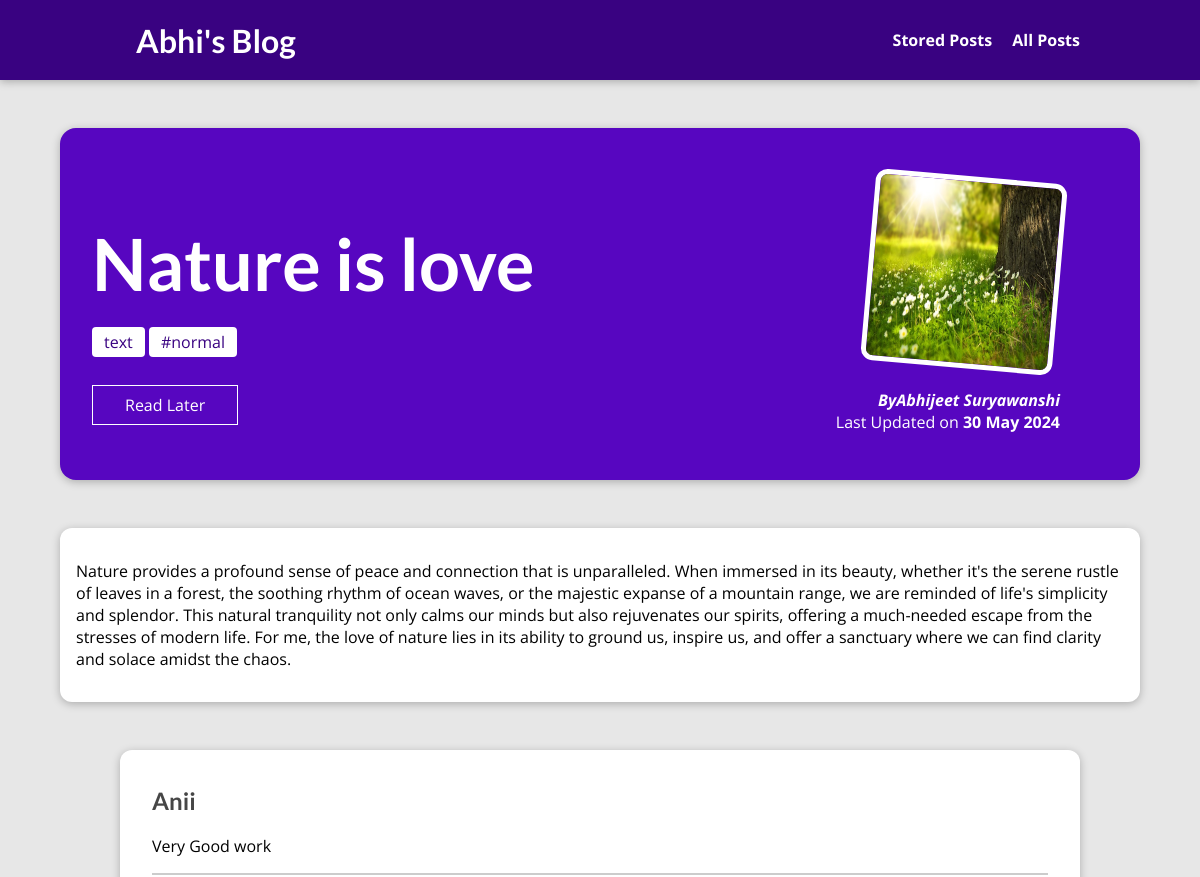
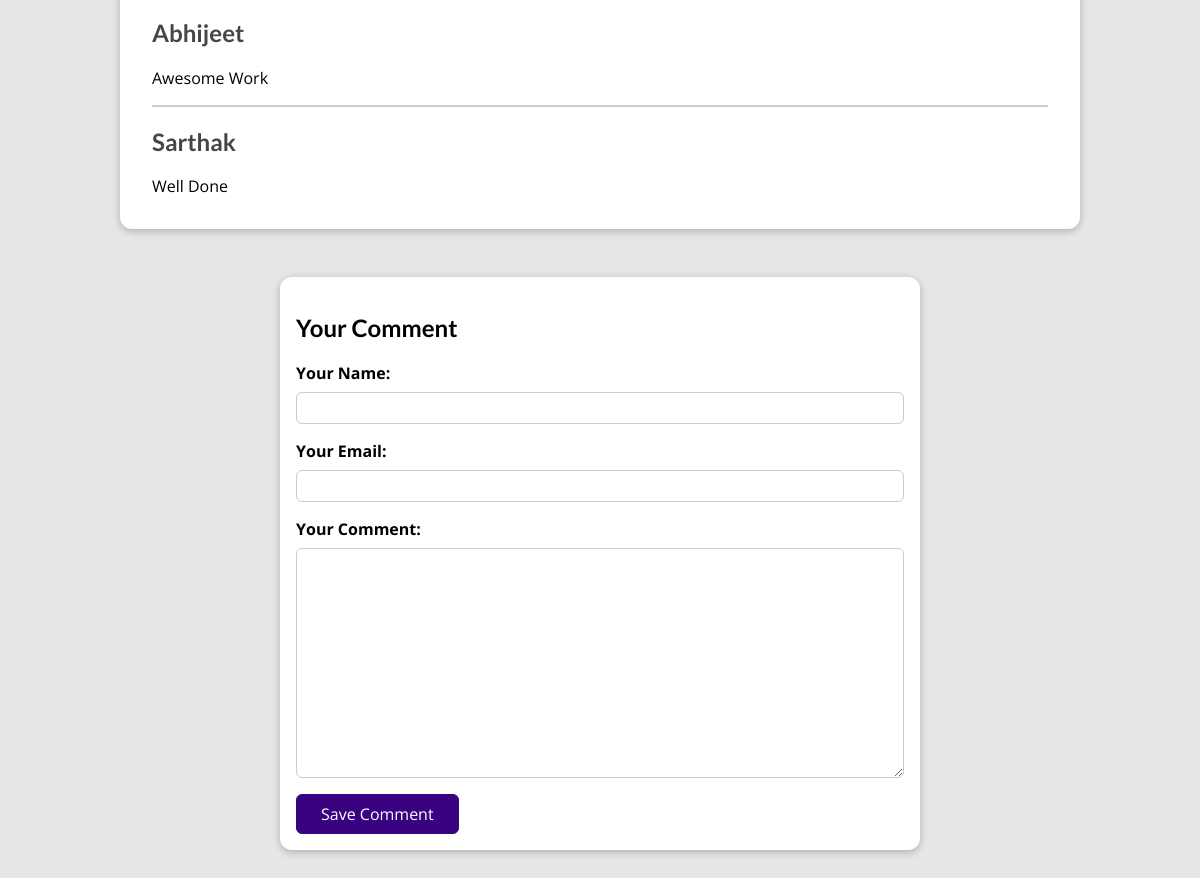
/posts/nature-is-love, run on the app's committed database (2 pictures, top to bottom).
### blog/models.py (models this page shows, shortened)
class Post(models.Model):
    title = models.CharField(max_length=150)
    excerpt = models.CharField(max_length=200)
    image = models.ImageField(upload_to="posts", null=True)
    date = models.DateField(auto_now=True)
    slug = models.SlugField(unique=True, db_index=True)
    content = models.TextField(validators=[MinLengthValidator(10)])
    author = models.ForeignKey(Author, on_delete=models.SET_NULL, null=True, related_name="posts")
    tags = models.ManyToManyField(Tag)

class Tag(models.Model):
    caption = models.CharField(max_length=20)

class Author(models.Model):
    first_name = models.CharField(max_length=100)
    last_name = models.CharField(max_length=100)
    email_address = models.EmailField()
    def full_name(self):
        return f"{self.first_name} {self.last_name}"
    def __str__(self):
        return self.full_name()

class Comment(models.Model):
    user_name = models.CharField(max_length=120)
    user_email = models.EmailField()
    text = models.TextField(max_length=400)
    post = models.ForeignKey(Post, on_delete=models.CASCADE, related_name="comments")

### blog/views.py (the view, shortened to what this page needs)
# urls.py: path("posts/<slug:slug>",views.SinglePostView.as_view(),name="post-detail-page"),
class SinglePostView(View):
    def is_stored_post(self, request, post_id):
        stored_posts = request.session.get("stored_posts")
        if stored_posts is not None:
            is_saved_for_later = post_id in stored_posts
        else:
            is_saved_for_later = False
        return is_saved_for_later
    def get(self, request, slug):
        post = Post.objects.get(slug=slug)
        context = {
            "post": post,
            "post_tags": post.tags.all(),
            "comment_form": CommentForm(),
            "comments": post.comments.all().order_by("-id"),
            "saved_for_later": self.is_stored_post(request, post.id)
        }
        return render(request, "blog/post-detail.html", context)

### blog/forms.py
class CommentForm(forms.ModelForm):
    class Meta:
        model = Comment
        exclude = ["post"]
        labels = {
            "user_name": "Your Name",
            "user_email": "Your Email",
            "text": "Your Comment"
        }

### blog/templates/blog/post-detail.html (shortened to what this page needs)
{% extends 'base.html' %}
{% load static %}
{% block css_files %}
  <link rel="stylesheet" href="{% static 'blog/post-detail.css' %}" />
{% endblock %}
{% block content %}
<section id="summary">
  <h2>{{ post.title }}</h2>
  <div>
    {% for tag in post_tags %}
      <span class="tag">{{ tag.caption }}</span>
    {% endfor %}
  </div>
  <div id="read-later">
    <form action="{%url 'read-later'%}" method="POST">
      <button>
        {% if saved_for_later %}
          Remove from "Read Later" list
        {% else %}
          Read Later
        {% endif %}
      </button>
    </form>
  </div>
  <article>
    <img
      src="{{ post.image.url }}"
      alt="{{ post.title }}"
    />
    <address>By<a href="mailto:{{ post.author.email_address }}" >{{ post.author }}</a></address>
    <div>Last Updated on <time>{{ post.date|date:"d M Y" }}</time></div>
  </article>
</section>
<main>{{ post.content|linebreaks }}</main>
<section id="comments">
  <ul>
    {% for comment in comments %}
      <li>
        <h2>{{ comment.user_name }}</h2>
        <p>{{ comment.text|linebreaks }}</p>
      </li>
    {% endfor %}
  </ul>
</section>
<section id=comment-form>
  <h2>Your Comment</h2>
  <form action="{% url 'post-detail-page' post.slug %}" method="POST">
    {% for form_field in comment_form %}
      <div class="form-control {% if form_field.errors %}invalid{% endif %}">
        {{ form_field.label_tag }}
        {{ form_field }}
      </div>
    {% endfor %}
    <button>Save Comment</button>
  </form>
</section>
{% endblock %}

### static/app.css (style rules this page uses)
* { box-sizing: border-box; }
html { font-family: 'Open Sans', 'Lato', sans-serif; }
body { margin: 0; }
h1, h2, h3 { font-family: 'Lato', sans-serif; font-weight: bold; }

### static/blog/post-detail.css (style rules this page uses)
body { background-color: #e7e7e7; }
#summary { margin: 8rem auto 3rem auto; padding: 2rem; width: 90%; max-width: 90rem; border-radius: 16px; background-color: #5706c0; position: relative; box-shadow: 0 2px 8px rgba(0, 0, 0, 0.25); height: 22rem; }
#summary h2 { color: white; font-size: 4.5rem; border-bottom: 0.25rem; margin-bottom: 25px; }
#summary article { position: absolute; top: 2rem; right: 3rem; padding: 1rem 2rem; border-radius: 12px; text-align: right; color: white; }
#summary article img { width: 12rem; height: 12rem; border-radius: 12px; transform: rotateZ(5deg); border: 5px solid white; margin-bottom: 1rem; }
#summary address { font-weight: bold; }
#summary a { color:white; text-decoration: none; }
#summary time { font-weight: bold; }
#read-later { margin: 2rem 0; }
#read-later button { background-color: transparent; border: 1px solid white; padding: 0.5rem 2rem; font: inherit; color: white; cursor: pointer; }
main { width: 90%; max-width: 90rem; margin: 3rem auto; background-color: white; padding: 1rem; border-radius: 12px; box-shadow: 0 2px 8px rgba(0, 0, 0, 0.25); }
.tag { background-color: white; color: #390281; padding: 0.25rem 0.75rem; border-radius: 4px; }
#comment-form { margin: 3rem auto; width: 90%; max-width: 40rem; border-radius: 12px; background-color: white; box-shadow: 0 2px 8px rgba(0, 0, 0, 0.25); padding: 1rem; }
#comment-form button { font: inherit; background-color: #390281; color: white; border: 1px solid #390281; padding: 0.5rem 1.5rem; border-radius: 6px; cursor: pointer; }
.form-control { margin-bottom: 1rem; }
.form-control label { font-weight: bold; margin-bottom: 0.5rem; display: block; }
.form-control input, .form-control textarea { display: block; width: 100%; font: inherit; padding: 0.25rem; border-radius: 6px; border: 1px solid #ccc; }
#comments { margin: 3rem auto; width: 90%; max-width: 60rem; border-radius: 12px; background-color: white; box-shadow: 0 2px 8px rgba(0, 0, 0, 0.25); padding: 1rem 2rem; }
#comments ul { list-style: none; margin: 0; padding: 0; }
#comments li { margin-bottom: 1rem; border-bottom: 2px solid #ccc; }
#comments li:last-of-type { border-bottom: none; }
#comments h2 { color: #464646; }

### data on the page
Post: title "Nature is love", image (picture), author "Abhijeet Suryawanshi", date "30 May 2024", content "Nature provides a profound sense of peace and connection that is unparalleled. When immersed in its beauty, whether it's the serene rustle of leaves in a forest, the soothing rhythm of ocean waves, or the majestic expanse of a mountain range, we are reminded of life's simplicity and splendor. This natural tranquility not only calms our minds but also rejuvenates our spirits, offering a much-needed escape from the stresses of modern life. For me, the love of nature lies in its ability to ground us, inspire us, and offer a sanctuary where we can find clarity and solace amidst the chaos."
Tag: caption "text"
Tag: caption "#normal"
Comment: user_name "Anii", text "Very Good work"
Comment: user_name "Abhijeet", text "Awesome Work"
Comment: user_name "Sarthak", text "Well Done"
